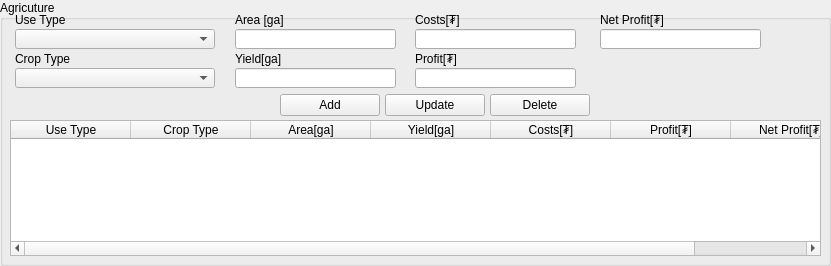
    <widget class="QGroupBox" name="groupBox_50">
     <property name="geometry">
      <rect>
       <x>0</x>
       <y>360</y>
       <width>831</width>
       <height>266</height>
      </rect>
     </property>
     <property name="font">
      <font>
       <weight>50</weight>
       <bold>false</bold>
      </font>
     </property>
     <property name="title">
      <string>Agricuture</string>
     </property>
     <widget class="QLabel" name="useTypeLabel_7">
      <property name="geometry">
       <rect>
        <x>15</x>
        <y>10</y>
        <width>71</width>
        <height>20</height>
       </rect>
      </property>
      <property name="minimumSize">
       <size>
        <width>0</width>
        <height>20</height>
       </size>
      </property>
      <property name="maximumSize">
       <size>
        <width>16777215</width>
        <height>20</height>
       </size>
      </property>
      <property name="text">
       <string>Use Type</string>
      </property>
     </widget>
     <widget class="QComboBox" name="a_use_type_cbox">
      <property name="geometry">
       <rect>
        <x>15</x>
        <y>29</y>
        <width>200</width>
        <height>20</height>
       </rect>
      </property>
      <property name="minimumSize">
       <size>
        <width>0</width>
        <height>20</height>
       </size>
      </property>
      <property name="maximumSize">
       <size>
        <width>16777215</width>
        <height>20</height>
       </size>
      </property>
     </widget>
     <widget class="QComboBox" name="a_crop_type_cbox">
      <property name="geometry">
       <rect>
        <x>15</x>
        <y>68</y>
        <width>200</width>
        <height>20</height>
       </rect>
      </property>
      <property name="minimumSize">
       <size>
        <width>0</width>
        <height>20</height>
       </size>
      </property>
      <property name="maximumSize">
       <size>
        <width>16777215</width>
        <height>20</height>
       </size>
      </property>
     </widget>
     <widget class="QLabel" name="BuildingInfoMaterialLabel_8">
      <property name="geometry">
       <rect>
        <x>15</x>
        <y>49</y>
        <width>91</width>
        <height>20</height>
       </rect>
      </property>
      <property name="minimumSize">
       <size>
        <width>0</width>
        <height>20</height>
       </size>
      </property>
      <property name="maximumSize">
       <size>
        <width>16777215</width>
        <height>20</height>
       </size>
      </property>
      <property name="text">
       <string>Crop Type</string>
      </property>
     </widget>
     <widget class="QLineEdit" name="a_costs_edit">
      <property name="geometry">
       <rect>
        <x>415</x>
        <y>29</y>
        <width>161</width>
        <height>20</height>
       </rect>
      </property>
     </widget>
     <widget class="QLabel" name="totalareaLabel_10">
      <property name="geometry">
       <rect>
        <x>415</x>
        <y>10</y>
        <width>101</width>
        <height>20</height>
       </rect>
      </property>
      <property name="minimumSize">
       <size>
        <width>0</width>
        <height>20</height>
       </size>
      </property>
      <property name="maximumSize">
       <size>
        <width>16777215</width>
        <height>20</height>
       </size>
      </property>
      <property name="text">
       <string>Costs[₮]</string>
      </property>
     </widget>
     <widget class="QTableWidget" name="agriculture_twidget">
      <property name="geometry">
       <rect>
        <x>10</x>
        <y>120</y>
        <width>811</width>
        <height>136</height>
       </rect>
      </property>
      <attribute name="horizontalHeaderDefaultSectionSize">
       <number>120</number>
      </attribute>
      <column>
       <property name="text">
        <string>Use Type</string>
       </property>
      </column>
      <column>
       <property name="text">
        <string>Crop Type</string>
       </property>
      </column>
      <column>
       <property name="text">
        <string>Area[ga]</string>
       </property>
      </column>
      <column>
       <property name="text">
        <string>Yield[ga]</string>
       </property>
      </column>
      <column>
       <property name="text">
        <string>Costs[₮]</string>
       </property>
      </column>
      <column>
       <property name="text">
        <string>Profit[₮]</string>
       </property>
      </column>
      <column>
       <property name="text">
        <string>Net Profit[₮]</string>
       </property>
      </column>
     </widget>
     <widget class="QPushButton" name="a_add_button">
      <property name="geometry">
       <rect>
        <x>280</x>
        <y>94</y>
        <width>100</width>
        <height>22</height>
       </rect>
      </property>
      <property name="sizePolicy">
       <sizepolicy hsizetype="Fixed" vsizetype="Fixed">
        <horstretch>0</horstretch>
        <verstretch>0</verstretch>
       </sizepolicy>
      </property>
      <property name="minimumSize">
       <size>
        <width>0</width>
        <height>22</height>
       </size>
      </property>
      <property name="maximumSize">
       <size>
        <width>100</width>
        <height>22</height>
       </size>
      </property>
      <property name="text">
       <string>Add</string>
      </property>
     </widget>
     <widget class="QPushButton" name="a_delete_button">
      <property name="geometry">
       <rect>
        <x>490</x>
        <y>94</y>
        <width>100</width>
        <height>22</height>
       </rect>
      </property>
      <property name="minimumSize">
       <size>
        <width>0</width>
        <height>22</height>
       </size>
      </property>
      <property name="maximumSize">
       <size>
        <width>100</width>
        <height>22</height>
       </size>
      </property>
      <property name="text">
       <string>Delete</string>
      </property>
     </widget>
     <widget class="QPushButton" name="a_update_button">
      <property name="geometry">
       <rect>
        <x>385</x>
        <y>94</y>
        <width>100</width>
        <height>22</height>
       </rect>
      </property>
      <property name="sizePolicy">
       <sizepolicy hsizetype="Fixed" vsizetype="Fixed">
        <horstretch>0</horstretch>
        <verstretch>0</verstretch>
       </sizepolicy>
      </property>
      <property name="minimumSize">
       <size>
        <width>0</width>
        <height>22</height>
       </size>
      </property>
      <property name="maximumSize">
       <size>
        <width>100</width>
        <height>22</height>
       </size>
      </property>
      <property name="text">
       <string>Update</string>
      </property>
     </widget>
     <widget class="QLabel" name="totalareaLabel_11">
      <property name="geometry">
       <rect>
        <x>235</x>
        <y>10</y>
        <width>101</width>
        <height>20</height>
       </rect>
      </property>
      <property name="minimumSize">
       <size>
        <width>0</width>
        <height>20</height>
       </size>
      </property>
      <property name="maximumSize">
       <size>
        <width>16777215</width>
        <height>20</height>
       </size>
      </property>
      <property name="text">
       <string>Area [ga]</string>
      </property>
     </widget>
     <widget class="QLineEdit" name="a_area_edit">
      <property name="geometry">
       <rect>
        <x>235</x>
        <y>29</y>
        <width>161</width>
        <height>20</height>
       </rect>
      </property>
     </widget>
     <widget class="QLabel" name="totalareaLabel_12">
      <property name="geometry">
       <rect>
        <x>235</x>
        <y>49</y>
        <width>101</width>
        <height>20</height>
       </rect>
      </property>
      <property name="minimumSize">
       <size>
        <width>0</width>
        <height>20</height>
       </size>
      </property>
      <property name="maximumSize">
       <size>
        <width>16777215</width>
        <height>20</height>
       </size>
      </property>
      <property name="text">
       <string>Yield[ga]</string>
      </property>
     </widget>
     <widget class="QLineEdit" name="a_yield_edit">
      <property name="geometry">
       <rect>
        <x>235</x>
        <y>68</y>
        <width>161</width>
        <height>20</height>
       </rect>
      </property>
     </widget>
     <widget class="QLabel" name="totalareaLabel_13">
      <property name="geometry">
       <rect>
        <x>415</x>
        <y>49</y>
        <width>101</width>
        <height>20</height>
       </rect>
      </property>
      <property name="minimumSize">
       <size>
        <width>0</width>
        <height>20</height>
       </size>
      </property>
      <property name="maximumSize">
       <size>
        <width>16777215</width>
        <height>20</height>
       </size>
      </property>
      <property name="text">
       <string>Profit[₮]</string>
      </property>
     </widget>
     <widget class="QLineEdit" name="a_profit_edit">
      <property name="geometry">
       <rect>
        <x>415</x>
        <y>68</y>
        <width>161</width>
        <height>20</height>
       </rect>
      </property>
     </widget>
     <widget class="QLabel" name="totalareaLabel_14">
      <property name="geometry">
       <rect>
        <x>600</x>
        <y>10</y>
        <width>101</width>
        <height>20</height>
       </rect>
      </property>
      <property name="minimumSize">
       <size>
        <width>0</width>
        <height>20</height>
       </size>
      </property>
      <property name="maximumSize">
       <size>
        <width>16777215</width>
        <height>20</height>
       </size>
      </property>
      <property name="text">
       <string>Net Profit[₮]</string>
      </property>
     </widget>
     <widget class="QLineEdit" name="a_net_profit_edit">
      <property name="geometry">
       <rect>
        <x>600</x>
        <y>29</y>
        <width>161</width>
        <height>20</height>
       </rect>
      </property>
     </widget>
    </widget>
